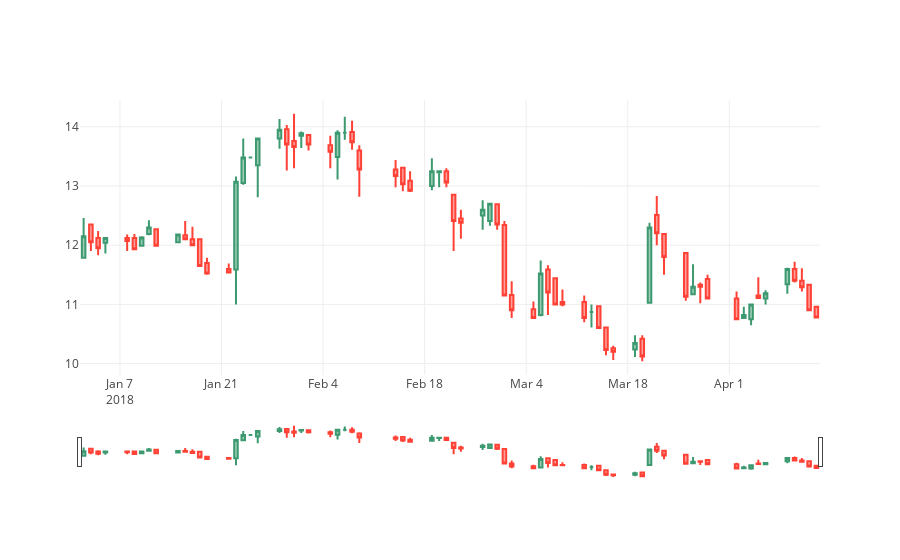

Notebook source saved alongside this figure:
### Markdown cell above
**Candles dos ultimos 6 meses..**

### Code cell
dataset2 = dataset.head(180)
dados = go.Candlestick(x=dataset2.Date,
                       open=dataset2.Open,
                       high=dataset2.High,
                       low=dataset2.Low,
                       close=dataset2.Close,
                       )

data=[dados]
py.offline.iplot(data,filename='grafico_candlestick')
